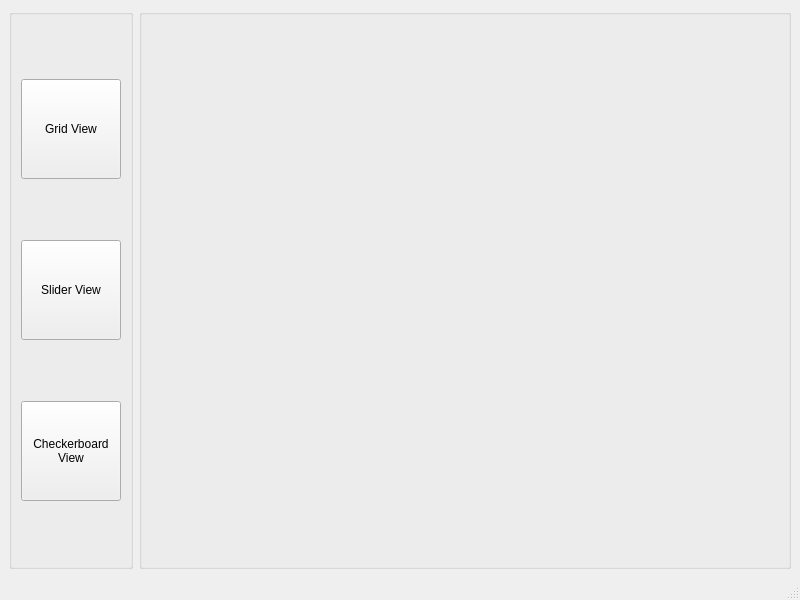
<?xml version="1.0" encoding="UTF-8"?>
<ui version="4.0">
 <class>MainWindow</class>
 <widget class="QMainWindow" name="MainWindow">
  <property name="geometry">
   <rect>
    <x>0</x>
    <y>0</y>
    <width>800</width>
    <height>600</height>
   </rect>
  </property>
  <property name="windowTitle">
   <string>MainWindow</string>
  </property>
  <widget class="QWidget" name="centralwidget">
   <layout class="QHBoxLayout" name="horizontalLayout">
    <item>
     <widget class="QGroupBox" name="groupBox">
      <property name="sizePolicy">
       <sizepolicy hsizetype="Maximum" vsizetype="Preferred">
        <horstretch>0</horstretch>
        <verstretch>0</verstretch>
       </sizepolicy>
      </property>
      <property name="title">
       <string/>
      </property>
      <layout class="QVBoxLayout" name="verticalLayout">
       <item>
        <widget class="QPushButton" name="pbGridView">
         <property name="minimumSize">
          <size>
           <width>100</width>
           <height>100</height>
          </size>
         </property>
         <property name="maximumSize">
          <size>
           <width>100</width>
           <height>16777215</height>
          </size>
         </property>
         <property name="text">
          <string>Grid View</string>
         </property>
        </widget>
       </item>
       <item>
        <widget class="QPushButton" name="pbSliderView">
         <property name="minimumSize">
          <size>
           <width>100</width>
           <height>100</height>
          </size>
         </property>
         <property name="maximumSize">
          <size>
           <width>100</width>
           <height>16777215</height>
          </size>
         </property>
         <property name="text">
          <string>Slider View</string>
         </property>
        </widget>
       </item>
       <item>
        <widget class="QPushButton" name="pbCheckerboardView">
         <property name="minimumSize">
          <size>
           <width>100</width>
           <height>100</height>
          </size>
         </property>
         <property name="maximumSize">
          <size>
           <width>100</width>
           <height>16777215</height>
          </size>
         </property>
         <property name="text">
          <string>Checkerboard 
View</string>
         </property>
        </widget>
       </item>
      </layout>
     </widget>
    </item>
    <item>
     <widget class="QGroupBox" name="gbView">
      <property name="title">
       <string/>
      </property>
      <layout class="QVBoxLayout" name="verticalLayout_3">
       <item>
        <layout class="QVBoxLayout" name="vlView"/>
       </item>
      </layout>
     </widget>
    </item>
   </layout>
  </widget>
  <widget class="QStatusBar" name="statusbar"/>
  <action name="actionLoad_File">
   <property name="text">
    <string>Load File</string>
   </property>
  </action>
  <action name="actionGridView">
   <property name="text">
    <string>GridView</string>
   </property>
  </action>
  <action name="actionCheckerboardView">
   <property name="text">
    <string>CheckerboardView</string>
   </property>
  </action>
  <action name="actionSliderView">
   <property name="text">
    <string>SliderView</string>
   </property>
  </action>
  <action name="actionExit">
   <property name="text">
    <string>Exit</string>
   </property>
  </action>
 </widget>
 <resources/>
 <connections/>
</ui>
